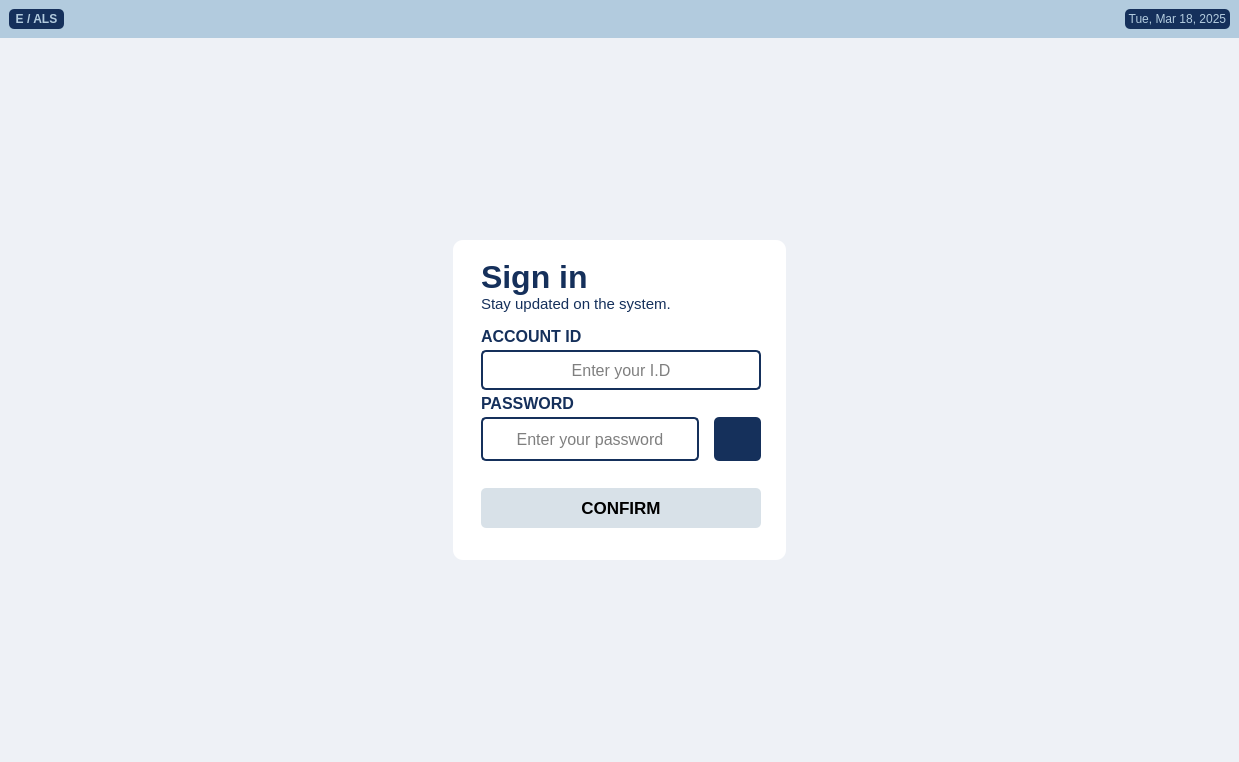
<?xml version="1.0" encoding="UTF-8"?>
<ui version="4.0">
 <class>MainWindow</class>
 <widget class="QMainWindow" name="MainWindow">
  <property name="geometry">
   <rect>
    <x>0</x>
    <y>0</y>
    <width>1239</width>
    <height>762</height>
   </rect>
  </property>
  <property name="windowTitle">
   <string>MainWindow</string>
  </property>
  <property name="styleSheet">
   <string notr="true">QMainWindow {
    background-image: url(&quot;resources/eals_log_bg.jpg&quot;);
    background-position: center;
    background-repeat: no-repeat;
    background-color: #eef1f6
}
</string>
  </property>
  <widget class="QWidget" name="centralwidget">
   <layout class="QGridLayout" name="gridLayout_3" rowstretch="0,0" columnstretch="0,0">
    <property name="leftMargin">
     <number>0</number>
    </property>
    <property name="topMargin">
     <number>0</number>
    </property>
    <property name="rightMargin">
     <number>0</number>
    </property>
    <property name="bottomMargin">
     <number>0</number>
    </property>
    <property name="spacing">
     <number>0</number>
    </property>
    <item row="0" column="0" colspan="2">
     <widget class="QWidget" name="home_statusbar" native="true">
      <property name="styleSheet">
       <string notr="true">background-color: rgb(255, 255, 255);background-color: #b2cbde;
color: #15305b;
</string>
      </property>
      <layout class="QHBoxLayout" name="horizontalLayout" stretch="0,10,1">
       <property name="spacing">
        <number>10</number>
       </property>
       <property name="topMargin">
        <number>9</number>
       </property>
       <property name="bottomMargin">
        <number>9</number>
       </property>
       <item>
        <widget class="QLabel" name="label_5">
         <property name="font">
          <font>
           <bold>true</bold>
          </font>
         </property>
         <property name="styleSheet">
          <string notr="true">background-color: rgb(21, 48, 91);
color: rgb(178, 203, 222);
border-radius: 5px;</string>
         </property>
         <property name="text">
          <string>  E / ALS  </string>
         </property>
         <property name="alignment">
          <set>Qt::AlignmentFlag::AlignCenter</set>
         </property>
        </widget>
       </item>
       <item>
        <spacer name="horizontalSpacer_2">
         <property name="orientation">
          <enum>Qt::Orientation::Horizontal</enum>
         </property>
         <property name="sizeHint" stdset="0">
          <size>
           <width>835</width>
           <height>20</height>
          </size>
         </property>
        </spacer>
       </item>
       <item>
        <widget class="QLabel" name="date_today">
         <property name="styleSheet">
          <string notr="true">background-color: rgb(21, 48, 91);
color: rgb(178, 203, 222);
border-radius: 5px;</string>
         </property>
         <property name="text">
          <string> Tue, Mar 18, 2025 </string>
         </property>
         <property name="alignment">
          <set>Qt::AlignmentFlag::AlignCenter</set>
         </property>
        </widget>
       </item>
      </layout>
     </widget>
    </item>
    <item row="1" column="0">
     <widget class="QStackedWidget" name="main_page">
      <property name="styleSheet">
       <string notr="true"/>
      </property>
      <property name="currentIndex">
       <number>0</number>
      </property>
      <widget class="QWidget" name="home_page">
       <layout class="QGridLayout" name="gridLayout_4" rowstretch="3,5,3" columnstretch="4,3,4">
        <item row="1" column="2">
         <spacer name="horizontalSpacer_4">
          <property name="orientation">
           <enum>Qt::Orientation::Horizontal</enum>
          </property>
          <property name="sizeHint" stdset="0">
           <size>
            <width>40</width>
            <height>20</height>
           </size>
          </property>
         </spacer>
        </item>
        <item row="1" column="1">
         <widget class="QFrame" name="frame">
          <property name="sizePolicy">
           <sizepolicy hsizetype="MinimumExpanding" vsizetype="MinimumExpanding">
            <horstretch>0</horstretch>
            <verstretch>0</verstretch>
           </sizepolicy>
          </property>
          <property name="styleSheet">
           <string notr="true">QFrame  {
	background-color: rgb(255, 255, 255);
border-radius: 10px;
color: #15305b;

}
</string>
          </property>
          <property name="frameShape">
           <enum>QFrame::Shape::Box</enum>
          </property>
          <property name="frameShadow">
           <enum>QFrame::Shadow::Sunken</enum>
          </property>
          <layout class="QGridLayout" name="gridLayout_2">
           <property name="leftMargin">
            <number>18</number>
           </property>
           <property name="rightMargin">
            <number>15</number>
           </property>
           <property name="bottomMargin">
            <number>14</number>
           </property>
           <item row="0" column="0">
            <layout class="QGridLayout" name="gridLayout" rowstretch="0,0,0,0,0,0,0,0,0,0,0,0">
             <property name="leftMargin">
              <number>10</number>
             </property>
             <property name="topMargin">
              <number>10</number>
             </property>
             <property name="rightMargin">
              <number>10</number>
             </property>
             <property name="bottomMargin">
              <number>18</number>
             </property>
             <property name="spacing">
              <number>0</number>
             </property>
             <item row="11" column="0">
              <widget class="QPushButton" name="home_login_btn">
               <property name="sizePolicy">
                <sizepolicy hsizetype="Minimum" vsizetype="Expanding">
                 <horstretch>0</horstretch>
                 <verstretch>0</verstretch>
                </sizepolicy>
               </property>
               <property name="minimumSize">
                <size>
                 <width>0</width>
                 <height>40</height>
                </size>
               </property>
               <property name="font">
                <font>
                 <pointsize>13</pointsize>
                 <bold>true</bold>
                 <kerning>false</kerning>
                </font>
               </property>
               <property name="styleSheet">
                <string notr="true">border-radius: 5px;
background-color: #d8e1e8;</string>
               </property>
               <property name="text">
                <string>CONFIRM</string>
               </property>
               <property name="checkable">
                <bool>false</bool>
               </property>
               <property name="flat">
                <bool>false</bool>
               </property>
              </widget>
             </item>
             <item row="5" column="0">
              <widget class="QLineEdit" name="home_id_box">
               <property name="sizePolicy">
                <sizepolicy hsizetype="Expanding" vsizetype="Expanding">
                 <horstretch>0</horstretch>
                 <verstretch>0</verstretch>
                </sizepolicy>
               </property>
               <property name="minimumSize">
                <size>
                 <width>0</width>
                 <height>40</height>
                </size>
               </property>
               <property name="font">
                <font>
                 <pointsize>12</pointsize>
                </font>
               </property>
               <property name="styleSheet">
                <string notr="true">background-color: rgb(255, 255, 255);
border: 2px solid #15305b;
border-radius: 5px;</string>
               </property>
               <property name="alignment">
                <set>Qt::AlignmentFlag::AlignCenter</set>
               </property>
               <property name="placeholderText">
                <string>Enter your I.D</string>
               </property>
               <property name="clearButtonEnabled">
                <bool>true</bool>
               </property>
              </widget>
             </item>
             <item row="8" column="0">
              <widget class="QLabel" name="label_4">
               <property name="sizePolicy">
                <sizepolicy hsizetype="Expanding" vsizetype="Expanding">
                 <horstretch>0</horstretch>
                 <verstretch>0</verstretch>
                </sizepolicy>
               </property>
               <property name="font">
                <font>
                 <pointsize>12</pointsize>
                 <bold>true</bold>
                </font>
               </property>
               <property name="text">
                <string>PASSWORD</string>
               </property>
              </widget>
             </item>
             <item row="1" column="0">
              <widget class="QLabel" name="label_2">
               <property name="sizePolicy">
                <sizepolicy hsizetype="Expanding" vsizetype="Expanding">
                 <horstretch>0</horstretch>
                 <verstretch>0</verstretch>
                </sizepolicy>
               </property>
               <property name="font">
                <font>
                 <pointsize>24</pointsize>
                 <bold>true</bold>
                 <kerning>true</kerning>
                </font>
               </property>
               <property name="styleSheet">
                <string notr="true">min-width: 10em;</string>
               </property>
               <property name="text">
                <string>Sign in</string>
               </property>
               <property name="scaledContents">
                <bool>true</bool>
               </property>
               <property name="wordWrap">
                <bool>false</bool>
               </property>
              </widget>
             </item>
             <item row="3" column="0">
              <widget class="QLabel" name="label">
               <property name="sizePolicy">
                <sizepolicy hsizetype="Expanding" vsizetype="Expanding">
                 <horstretch>0</horstretch>
                 <verstretch>0</verstretch>
                </sizepolicy>
               </property>
               <property name="font">
                <font>
                 <pointsize>11</pointsize>
                 <kerning>false</kerning>
                </font>
               </property>
               <property name="frameShape">
                <enum>QFrame::Shape::NoFrame</enum>
               </property>
               <property name="frameShadow">
                <enum>QFrame::Shadow::Plain</enum>
               </property>
               <property name="lineWidth">
                <number>1</number>
               </property>
               <property name="text">
                <string>Stay updated on the system.</string>
               </property>
               <property name="scaledContents">
                <bool>true</bool>
               </property>
               <property name="alignment">
                <set>Qt::AlignmentFlag::AlignLeading|Qt::AlignmentFlag::AlignLeft|Qt::AlignmentFlag::AlignTop</set>
               </property>
              </widget>
             </item>
             <item row="10" column="0">
              <spacer name="horizontalSpacer">
               <property name="orientation">
                <enum>Qt::Orientation::Horizontal</enum>
               </property>
               <property name="sizeHint" stdset="0">
                <size>
                 <width>40</width>
                 <height>27</height>
                </size>
               </property>
              </spacer>
             </item>
             <item row="4" column="0">
              <widget class="QLabel" name="label_3">
               <property name="sizePolicy">
                <sizepolicy hsizetype="Expanding" vsizetype="Expanding">
                 <horstretch>0</horstretch>
                 <verstretch>0</verstretch>
                </sizepolicy>
               </property>
               <property name="font">
                <font>
                 <pointsize>12</pointsize>
                 <bold>true</bold>
                 <kerning>true</kerning>
                </font>
               </property>
               <property name="text">
                <string>ACCOUNT ID</string>
               </property>
              </widget>
             </item>
             <item row="9" column="0">
              <layout class="QGridLayout" name="gridLayout_15" columnstretch="0,5,1">
               <property name="horizontalSpacing">
                <number>15</number>
               </property>
               <property name="verticalSpacing">
                <number>8</number>
               </property>
               <item row="0" column="2">
                <widget class="QPushButton" name="pass_visibility_button">
                 <property name="sizePolicy">
                  <sizepolicy hsizetype="Minimum" vsizetype="Expanding">
                   <horstretch>0</horstretch>
                   <verstretch>0</verstretch>
                  </sizepolicy>
                 </property>
                 <property name="minimumSize">
                  <size>
                   <width>0</width>
                   <height>44</height>
                  </size>
                 </property>
                 <property name="font">
                  <font>
                   <pointsize>13</pointsize>
                   <bold>true</bold>
                   <kerning>false</kerning>
                  </font>
                 </property>
                 <property name="styleSheet">
                  <string notr="true">background-color: rgb(21, 48, 91);
color: rgb(178, 203, 222);
border-radius: 5px;</string>
                 </property>
                 <property name="text">
                  <string/>
                 </property>
                 <property name="icon">
                  <iconset>
                   <normaloff>resources/icons8-visible-100.png</normaloff>resources/icons8-visible-100.png</iconset>
                 </property>
                 <property name="iconSize">
                  <size>
                   <width>30</width>
                   <height>30</height>
                  </size>
                 </property>
                 <property name="checkable">
                  <bool>false</bool>
                 </property>
                 <property name="flat">
                  <bool>false</bool>
                 </property>
                </widget>
               </item>
               <item row="0" column="1">
                <widget class="QLineEdit" name="home_pass_box">
                 <property name="sizePolicy">
                  <sizepolicy hsizetype="Expanding" vsizetype="Expanding">
                   <horstretch>0</horstretch>
                   <verstretch>0</verstretch>
                  </sizepolicy>
                 </property>
                 <property name="minimumSize">
                  <size>
                   <width>0</width>
                   <height>44</height>
                  </size>
                 </property>
                 <property name="font">
                  <font>
                   <pointsize>12</pointsize>
                  </font>
                 </property>
                 <property name="styleSheet">
                  <string notr="true">background-color: rgb(255, 255, 255);
border: 2px solid #15305b;
border-radius: 5px;</string>
                 </property>
                 <property name="text">
                  <string/>
                 </property>
                 <property name="echoMode">
                  <enum>QLineEdit::EchoMode::Password</enum>
                 </property>
                 <property name="alignment">
                  <set>Qt::AlignmentFlag::AlignCenter</set>
                 </property>
                 <property name="placeholderText">
                  <string>Enter your password</string>
                 </property>
                 <property name="cursorMoveStyle">
                  <enum>Qt::CursorMoveStyle::LogicalMoveStyle</enum>
                 </property>
                 <property name="clearButtonEnabled">
                  <bool>true</bool>
                 </property>
                </widget>
               </item>
              </layout>
             </item>
            </layout>
           </item>
          </layout>
         </widget>
        </item>
        <item row="1" column="0">
         <spacer name="horizontalSpacer_3">
          <property name="orientation">
           <enum>Qt::Orientation::Horizontal</enum>
          </property>
          <property name="sizeHint" stdset="0">
           <size>
            <width>40</width>
            <height>20</height>
           </size>
          </property>
         </spacer>
        </item>
        <item row="2" column="1">
         <spacer name="verticalSpacer">
          <property name="orientation">
           <enum>Qt::Orientation::Vertical</enum>
          </property>
          <property name="sizeHint" stdset="0">
           <size>
            <width>20</width>
            <height>40</height>
           </size>
          </property>
         </spacer>
        </item>
        <item row="0" column="1">
         <spacer name="verticalSpacer_2">
          <property name="orientation">
           <enum>Qt::Orientation::Vertical</enum>
          </property>
          <property name="sizeHint" stdset="0">
           <size>
            <width>20</width>
            <height>40</height>
           </size>
          </property>
         </spacer>
        </item>
       </layout>
      </widget>
      <widget class="QWidget" name="bio1_page">
       <layout class="QGridLayout" name="gridLayout_5" rowstretch="10,1" columnstretch="1,3,3,1">
        <property name="leftMargin">
         <number>40</number>
        </property>
        <property name="topMargin">
         <number>40</number>
        </property>
        <property name="rightMargin">
         <number>40</number>
        </property>
        <property name="bottomMargin">
         <number>40</number>
        </property>
        <property name="spacing">
         <number>20</number>
        </property>
        <item row="0" column="0" colspan="2">
         <widget class="QFrame" name="frame_2">
          <property name="styleSheet">
           <string notr="true">background-color: rgb(178, 203, 222);</string>
          </property>
          <property name="frameShape">
           <enum>QFrame::Shape::StyledPanel</enum>
          </property>
          <property name="frameShadow">
           <enum>QFrame::Shadow::Raised</enum>
          </property>
          <layout class="QVBoxLayout" name="verticalLayout">
           <item>
            <widget class="QLabel" name="label_12">
             <property name="text">
              <string>Empoyee Biometric</string>
             </property>
             <property name="alignment">
              <set>Qt::AlignmentFlag::AlignCenter</set>
             </property>
            </widget>
           </item>
          </layout>
         </widget>
        </item>
        <item row="0" column="2" colspan="2">
         <widget class="QFrame" name="frame_3">
          <property name="styleSheet">
           <string notr="true">background-color: rgb(178, 203, 222);</string>
          </property>
          <property name="frameShape">
           <enum>QFrame::Shape::StyledPanel</enum>
          </property>
          <property name="frameShadow">
           <enum>QFrame::Shadow::Raised</enum>
          </property>
          <layout class="QGridLayout" name="gridLayout_6" rowstretch="7,1,1" columnstretch="2,2,1">
           <item row="0" column="0" colspan="3">
            <widget class="QLabel" name="bio1_employee_pic">
             <property name="sizePolicy">
              <sizepolicy hsizetype="Preferred" vsizetype="Preferred">
               <horstretch>0</horstretch>
               <verstretch>0</verstretch>
              </sizepolicy>
             </property>
             <property name="styleSheet">
              <string notr="true">background-color: rgb(236, 236, 236);</string>
             </property>
             <property name="frameShape">
              <enum>QFrame::Shape::StyledPanel</enum>
             </property>
             <property name="frameShadow">
              <enum>QFrame::Shadow::Plain</enum>
             </property>
             <property name="text">
              <string>Employee Picture</string>
             </property>
             <property name="textFormat">
              <enum>Qt::TextFormat::AutoText</enum>
             </property>
             <property name="scaledContents">
              <bool>false</bool>
             </property>
             <property name="alignment">
              <set>Qt::AlignmentFlag::AlignCenter</set>
             </property>
             <property name="wordWrap">
              <bool>false</bool>
             </property>
             <property name="margin">
              <number>0</number>
             </property>
            </widget>
           </item>
           <item row="1" column="0" colspan="3">
            <widget class="QLabel" name="bio1_employee_name">
             <property name="font">
              <font>
               <pointsize>13</pointsize>
               <stylestrategy>PreferDefault</stylestrategy>
              </font>
             </property>
             <property name="styleSheet">
              <string notr="true">background-color: rgb(21, 48, 91);
color: rgb(178, 203, 222);</string>
             </property>
             <property name="frameShape">
              <enum>QFrame::Shape::StyledPanel</enum>
             </property>
             <property name="text">
              <string>Name:</string>
             </property>
             <property name="textFormat">
              <enum>Qt::TextFormat::MarkdownText</enum>
             </property>
             <property name="wordWrap">
              <bool>true</bool>
             </property>
             <property name="indent">
              <number>10</number>
             </property>
            </widget>
           </item>
           <item row="2" column="0">
            <widget class="QLabel" name="bio1_employee_department">
             <property name="font">
              <font>
               <pointsize>13</pointsize>
               <stylestrategy>PreferDefault</stylestrategy>
              </font>
             </property>
             <property name="styleSheet">
              <string notr="true">background-color: rgb(21, 48, 91);
color: rgb(178, 203, 222);</string>
             </property>
             <property name="frameShape">
              <enum>QFrame::Shape::StyledPanel</enum>
             </property>
             <property name="text">
              <string>Department:</string>
             </property>
             <property name="wordWrap">
              <bool>true</bool>
             </property>
             <property name="indent">
              <number>10</number>
             </property>
            </widget>
           </item>
           <item row="2" column="1">
            <widget class="QLabel" name="bio1_employee_position">
             <property name="font">
              <font>
               <pointsize>13</pointsize>
               <stylestrategy>PreferDefault</stylestrategy>
              </font>
             </property>
             <property name="styleSheet">
              <string notr="true">background-color: rgb(21, 48, 91);
color: rgb(178, 203, 222);</string>
             </property>
             <property name="frameShape">
              <enum>QFrame::Shape::StyledPanel</enum>
             </property>
             <property name="text">
              <string>Position:</string>
             </property>
             <property name="wordWrap">
              <bool>true</bool>
             </property>
             <property name="indent">
              <number>10</number>
             </property>
            </widget>
           </item>
           <item row="2" column="2">
            <widget class="QLabel" name="bio1_employee_shift">
             <property name="font">
              <font>
               <pointsize>13</pointsize>
               <stylestrategy>PreferDefault</stylestrategy>
              </font>
             </property>
             <property name="styleSheet">
              <string notr="true">background-color: rgb(21, 48, 91);
color: rgb(178, 203, 222);</string>
             </property>
             <property name="frameShape">
              <enum>QFrame::Shape::StyledPanel</enum>
             </property>
             <property name="text">
              <string>Shift:</string>
             </property>
             <property name="wordWrap">
              <bool>true</bool>
             </property>
             <property name="indent">
              <number>10</number>
             </property>
            </widget>
           </item>
          </layout>
         </widget>
        </item>
        <item row="1" column="0">
         <widget class="QFrame" name="frame_4">
          <property name="styleSheet">
           <string notr="true">background-color: rgb(178, 203, 222);</string>
          </property>
          <property name="frameShape">
           <enum>QFrame::Shape::StyledPanel</enum>
          </property>
          <property name="frameShadow">
           <enum>QFrame::Shadow::Raised</enum>
          </property>
          <layout class="QGridLayout" name="gridLayout_7">
           <item row="0" column="0">
            <widget class="QProgressBar" name="progressBar">
             <property name="sizePolicy">
              <sizepolicy hsizetype="Expanding" vsizetype="Expanding">
               <horstretch>0</horstretch>
               <verstretch>0</verstretch>
              </sizepolicy>
             </property>
             <property name="styleSheet">
              <string notr="true">QProgressBar {
    border: 1px solid #E0E0E0;
    border-radius: 5px;
    background-color: #F5F5F5;
    text-align: center;
    height: 25px;
    font-size: 14px;
    font-weight: bold;
    color: #333333;
}

QProgressBar::chunk {
    background-color: qlineargradient(spread:pad, x1:0, y1:0, x2:1, y2:0, 
                                    stop:0 #2ECC71, stop:1 #1ABC9C);
    border-radius: 5px;
}</string>
             </property>
             <property name="maximum">
              <number>2</number>
             </property>
             <property name="value">
              <number>1</number>
             </property>
             <property name="format">
              <string>%v/%m</string>
             </property>
            </widget>
           </item>
          </layout>
         </widget>
        </item>
        <item row="1" column="1" colspan="2">
         <widget class="QFrame" name="frame_5">
          <property name="styleSheet">
           <string notr="true">background-color: rgb(178, 203, 222);</string>
          </property>
          <property name="frameShape">
           <enum>QFrame::Shape::StyledPanel</enum>
          </property>
          <property name="frameShadow">
           <enum>QFrame::Shadow::Raised</enum>
          </property>
          <layout class="QGridLayout" name="gridLayout_8">
           <item row="0" column="0">
            <widget class="QLabel" name="bio1_text">
             <property name="font">
              <font>
               <pointsize>13</pointsize>
              </font>
             </property>
             <property name="text">
              <string>Place your finger on the fingerprint sensor to confirm your identity.</string>
             </property>
             <property name="alignment">
              <set>Qt::AlignmentFlag::AlignCenter</set>
             </property>
            </widget>
           </item>
          </layout>
         </widget>
        </item>
        <item row="1" column="3">
         <widget class="QPushButton" name="bio1_next">
          <property name="sizePolicy">
           <sizepolicy hsizetype="Minimum" vsizetype="MinimumExpanding">
            <horstretch>0</horstretch>
            <verstretch>0</verstretch>
           </sizepolicy>
          </property>
          <property name="styleSheet">
           <string notr="true">border-radius: 5px;
background-color: #d8e1e8;</string>
          </property>
          <property name="text">
           <string>Next</string>
          </property>
         </widget>
        </item>
       </layout>
      </widget>
      <widget class="QWidget" name="bio2_page">
       <layout class="QGridLayout" name="gridLayout_12" rowstretch="10,1" columnstretch="1,3,3,1">
        <property name="leftMargin">
         <number>40</number>
        </property>
        <property name="topMargin">
         <number>40</number>
        </property>
        <property name="rightMargin">
         <number>40</number>
        </property>
        <property name="bottomMargin">
         <number>40</number>
        </property>
        <property name="spacing">
         <number>20</number>
        </property>
        <item row="0" column="0" colspan="2">
         <widget class="QFrame" name="frame_8">
          <property name="styleSheet">
           <string notr="true">background-color: rgb(178, 203, 222);</string>
          </property>
          <property name="frameShape">
           <enum>QFrame::Shape::StyledPanel</enum>
          </property>
          <property name="frameShadow">
           <enum>QFrame::Shadow::Raised</enum>
          </property>
          <layout class="QVBoxLayout" name="verticalLayout_2">
           <item>
            <widget class="QLabel" name="label_19">
             <property name="text">
              <string>Live Facial Image</string>
             </property>
             <property name="alignment">
              <set>Qt::AlignmentFlag::AlignCenter</set>
             </property>
            </widget>
           </item>
          </layout>
         </widget>
        </item>
        <item row="0" column="2" colspan="2">
         <widget class="QFrame" name="frame_6">
          <property name="styleSheet">
           <string notr="true">background-color: rgb(178, 203, 222);</string>
          </property>
          <property name="frameShape">
           <enum>QFrame::Shape::StyledPanel</enum>
          </property>
          <property name="frameShadow">
           <enum>QFrame::Shadow::Raised</enum>
          </property>
          <layout class="QGridLayout" name="gridLayout_9" rowstretch="7,1,0,1" columnstretch="2,2,1">
           <item row="3" column="2">
            <widget class="QLabel" name="bio2_employee_shift">
             <property name="font">
              <font>
               <pointsize>13</pointsize>
              </font>
             </property>
             <property name="styleSheet">
              <string notr="true">background-color: rgb(21, 48, 91);
color: rgb(178, 203, 222);</string>
             </property>
             <property name="frameShape">
              <enum>QFrame::Shape::StyledPanel</enum>
             </property>
             <property name="text">
              <string>Shift:</string>
             </property>
             <property name="indent">
              <number>10</number>
             </property>
            </widget>
           </item>
           <item row="0" column="0" colspan="3">
            <widget class="QLabel" name="bio2_employee_pic">
             <property name="styleSheet">
              <string notr="true">background-color: rgb(236, 236, 236);</string>
             </property>
             <property name="frameShape">
              <enum>QFrame::Shape::NoFrame</enum>
             </property>
             <property name="text">
              <string>Employee Picture</string>
             </property>
             <property name="scaledContents">
              <bool>false</bool>
             </property>
             <property name="alignment">
              <set>Qt::AlignmentFlag::AlignCenter</set>
             </property>
            </widget>
           </item>
           <item row="3" column="1">
            <widget class="QLabel" name="bio2_employee_position">
             <property name="font">
              <font>
               <pointsize>13</pointsize>
              </font>
             </property>
             <property name="styleSheet">
              <string notr="true">background-color: rgb(21, 48, 91);
color: rgb(178, 203, 222);</string>
             </property>
             <property name="frameShape">
              <enum>QFrame::Shape::StyledPanel</enum>
             </property>
             <property name="text">
              <string>Position:</string>
             </property>
             <property name="indent">
              <number>10</number>
             </property>
            </widget>
           </item>
           <item row="3" column="0">
            <widget class="QLabel" name="bio2_employee_department">
             <property name="font">
              <font>
               <pointsize>13</pointsize>
              </font>
             </property>
             <property name="styleSheet">
              <string notr="true">background-color: rgb(21, 48, 91);
color: rgb(178, 203, 222);</string>
             </property>
             <property name="frameShape">
              <enum>QFrame::Shape::StyledPanel</enum>
             </property>
             <property name="text">
              <string>Department:</string>
             </property>
             <property name="indent">
              <number>10</number>
             </property>
            </widget>
           </item>
           <item row="1" column="0" colspan="3">
            <widget class="QLabel" name="bio2_employee_name">
             <property name="font">
              <font>
               <pointsize>13</pointsize>
              </font>
             </property>
             <property name="styleSheet">
              <string notr="true">background-color: rgb(21, 48, 91);
color: rgb(178, 203, 222);</string>
             </property>
             <property name="frameShape">
              <enum>QFrame::Shape::StyledPanel</enum>
             </property>
             <property name="text">
              <string>Name:</string>
             </property>
             <property name="indent">
              <number>10</number>
             </property>
            </widget>
           </item>
          </layout>
         </widget>
        </item>
        <item row="1" column="0">
         <widget class="QFrame" name="frame_7">
          <property name="styleSheet">
           <string notr="true">background-color: rgb(178, 203, 222);</string>
          </property>
          <property name="frameShape">
           <enum>QFrame::Shape::StyledPanel</enum>
          </property>
          <property name="frameShadow">
           <enum>QFrame::Shadow::Raised</enum>
          </property>
          <layout class="QGridLayout" name="gridLayout_10">
           <item row="0" column="0">
            <widget class="QProgressBar" name="progressBar_2">
             <property name="sizePolicy">
              <sizepolicy hsizetype="Expanding" vsizetype="Expanding">
               <horstretch>0</horstretch>
               <verstretch>0</verstretch>
              </sizepolicy>
             </property>
             <property name="styleSheet">
              <string notr="true">QProgressBar {
    border: 1px solid #E0E0E0;
    border-radius: 5px;
    background-color: #F5F5F5;
    text-align: center;
    height: 25px;
    font-size: 14px;
    font-weight: bold;
    color: #333333;
}

QProgressBar::chunk {
    background-color: qlineargradient(spread:pad, x1:0, y1:0, x2:1, y2:0, 
                                    stop:0 #2ECC71, stop:1 #1ABC9C);
    border-radius: 5px;
}</string>
             </property>
             <property name="maximum">
              <number>2</number>
             </property>
             <property name="value">
              <number>2</number>
             </property>
             <property name="format">
              <string>%v/%m</string>
             </property>
            </widget>
           </item>
          </layout>
         </widget>
        </item>
        <item row="1" column="1" colspan="2">
         <widget class="QFrame" name="frame_9">
          <property name="styleSheet">
           <string notr="true">background-color: rgb(178, 203, 222);</string>
          </property>
          <property name="frameShape">
           <enum>QFrame::Shape::StyledPanel</enum>
          </property>
          <property name="frameShadow">
           <enum>QFrame::Shadow::Raised</enum>
          </property>
          <layout class="QGridLayout" name="gridLayout_11">
           <item row="0" column="0">
            <widget class="QLabel" name="bio2_text">
             <property name="font">
              <font>
               <pointsize>13</pointsize>
              </font>
             </property>
             <property name="text">
              <string>Ensure your face is fully visible in the frame.</string>
             </property>
             <property name="alignment">
              <set>Qt::AlignmentFlag::AlignCenter</set>
             </property>
            </widget>
           </item>
          </layout>
         </widget>
        </item>
        <item row="1" column="3">
         <widget class="QPushButton" name="bio2_next">
          <property name="sizePolicy">
           <sizepolicy hsizetype="Minimum" vsizetype="MinimumExpanding">
            <horstretch>0</horstretch>
            <verstretch>0</verstretch>
           </sizepolicy>
          </property>
          <property name="autoFillBackground">
           <bool>false</bool>
          </property>
          <property name="styleSheet">
           <string notr="true">border-radius: 5px;
background-color: #d8e1e8;</string>
          </property>
          <property name="text">
           <string>Next</string>
          </property>
          <property name="flat">
           <bool>false</bool>
          </property>
         </widget>
        </item>
       </layout>
      </widget>
      <widget class="QWidget" name="result_page">
       <layout class="QGridLayout" name="gridLayout_13">
        <property name="leftMargin">
         <number>150</number>
        </property>
        <property name="topMargin">
         <number>100</number>
        </property>
        <property name="rightMargin">
         <number>150</number>
        </property>
        <property name="bottomMargin">
         <number>100</number>
        </property>
        <item row="0" column="0">
         <widget class="QFrame" name="frame_10">
          <property name="styleSheet">
           <string notr="true">background-color: rgb(255, 255, 255);</string>
          </property>
          <property name="frameShape">
           <enum>QFrame::Shape::StyledPanel</enum>
          </property>
          <property name="frameShadow">
           <enum>QFrame::Shadow::Raised</enum>
          </property>
          <layout class="QVBoxLayout" name="verticalLayout_3" stretch="1,1,1,0,0,4">
           <property name="topMargin">
            <number>17</number>
           </property>
           <item>
            <widget class="QLabel" name="label_6">
             <property name="font">
              <font>
               <pointsize>37</pointsize>
              </font>
             </property>
             <property name="styleSheet">
              <string notr="true">color: rgb(85, 170, 127);</string>
             </property>
             <property name="text">
              <string>&lt;html&gt;
  &lt;head/&gt;
  &lt;body&gt;
    &lt;p&gt;
      &lt;span style=&quot;font-family: 'Segoe MDL2 Assets';&quot;&gt;&amp;#xEC61;&lt;/span&gt;
    &lt;/p&gt;
  &lt;/body&gt;
&lt;/html&gt;
</string>
             </property>
             <property name="alignment">
              <set>Qt::AlignmentFlag::AlignCenter</set>
             </property>
             <property name="indent">
              <number>3</number>
             </property>
            </widget>
           </item>
           <item>
            <widget class="QLabel" name="result_greetings_lbl">
             <property name="font">
              <font>
               <pointsize>31</pointsize>
               <bold>true</bold>
              </font>
             </property>
             <property name="text">
              <string>Good Morning!</string>
             </property>
             <property name="alignment">
              <set>Qt::AlignmentFlag::AlignCenter</set>
             </property>
            </widget>
           </item>
           <item>
            <widget class="QLabel" name="result_message_lbl">
             <property name="font">
              <font>
               <pointsize>22</pointsize>
              </font>
             </property>
             <property name="text">
              <string>You work 2 hours extra from your schedule hours!</string>
             </property>
             <property name="alignment">
              <set>Qt::AlignmentFlag::AlignHCenter|Qt::AlignmentFlag::AlignTop</set>
             </property>
            </widget>
           </item>
           <item>
            <widget class="Line" name="line">
             <property name="orientation">
              <enum>Qt::Orientation::Horizontal</enum>
             </property>
            </widget>
           </item>
           <item>
            <widget class="QLabel" name="label_24">
             <property name="font">
              <font>
               <bold>true</bold>
               <stylestrategy>NoAntialias</stylestrategy>
              </font>
             </property>
             <property name="text">
              <string>Attedance Logs</string>
             </property>
             <property name="indent">
              <number>14</number>
             </property>
            </widget>
           </item>
           <item>
            <widget class="QFrame" name="frame_11">
             <property name="styleSheet">
              <string notr="true">background-color: rgb(235, 235, 235);
border-radius: 10px;</string>
             </property>
             <property name="frameShape">
              <enum>QFrame::Shape::StyledPanel</enum>
             </property>
             <property name="frameShadow">
              <enum>QFrame::Shadow::Raised</enum>
             </property>
             <layout class="QGridLayout" name="gridLayout_14">
              <property name="topMargin">
               <number>9</number>
              </property>
              <item row="0" column="0">
               <widget class="QTableWidget" name="result_employee_attendance_tbl">
                <property name="styleSheet">
                 <string notr="true">background-color: rgb(255, 255, 255);</string>
                </property>
                <attribute name="horizontalHeaderMinimumSectionSize">
                 <number>36</number>
                </attribute>
                <attribute name="horizontalHeaderDefaultSectionSize">
                 <number>250</number>
                </attribute>
                <attribute name="horizontalHeaderStretchLastSection">
                 <bool>true</bool>
                </attribute>
                <column>
                 <property name="text">
                  <string>Remarks:</string>
                 </property>
                </column>
                <column>
                 <property name="text">
                  <string>Date:</string>
                 </property>
                </column>
                <column>
                 <property name="text">
                  <string>Time:</string>
                 </property>
                </column>
               </widget>
              </item>
             </layout>
            </widget>
           </item>
          </layout>
         </widget>
        </item>
       </layout>
      </widget>
     </widget>
    </item>
   </layout>
  </widget>
 </widget>
 <resources/>
 <connections/>
</ui>
